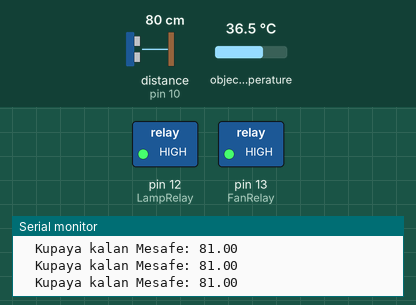
This sketch was run on a simulated Arduino Uno, built with avr-gcc and run on an emulated ATmega328P. Shown: switched loads named in the sketch (green lamp = pin HIGH), the last lines printed to the serial monitor. Inputs (shaded band) come from the test bench; at power-on: distance to the obstacle (sensor on pin 10) 80 cm, object temperature 36.5 °C. The echo pulse lasts 58.3 µs per cm.

Above: at 5.8 s.
5.9 s: distance to the obstacle (sensor on pin 10) set to 73 cm
8.9 s: distance to the obstacle (sensor on pin 10) set to 65 cm
At 10.5 s:
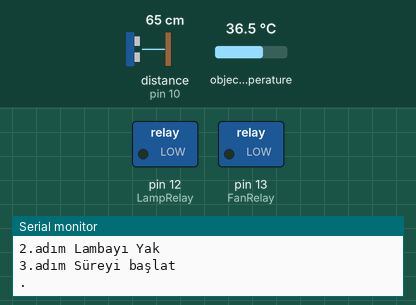
Timing chart, 0 to 12.0 s (numbered marks = the images above; inputs shaded):
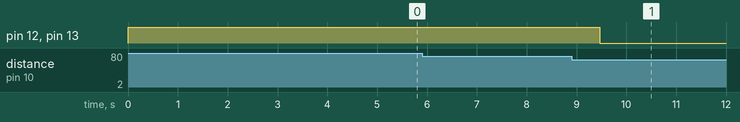

Measured:
- the behaviour switches between 70 and 69 cm on distance to the obstacle (sensor on pin 10) (found by bisection; images 0 and 1)
- after the input at 8.9 s, pin 12 (LampRelay), pin 13 (FanRelay): HIGH → LOW after 0.57 s

The sketch:

lamba.ino
```cpp
/*

  Cihazlar arası haberleşme için kullanılacak komut seti
  'CMD 1' start process
  'CMD 0' stop process
  'LMU 1' lower lamp
  'LMU 0' stop lowering lamp
  'LMD 1' raise lamp
  'LMD 0 stop rising lamp
  'DST XXX' minDistance set to/read XXX (0-999 mm)
  'TIM XXX' Lamp Working time set/remaining
  'HEA XXX' Ayarlanan Sıcaklık
  'ISI XXX' Ölçülen Sıcaklık
  'LRD1 Lamba ready
  'CRD1 Konsol ready
*/

#include "Arduino.h"
#include <SPI.h>
#include <Wire.h>
#include <VL53L0X.h>
#include <SoftwareSerial.h> // soft serial
#include "NewPing.h"
#include <Adafruit_MLX90614.h> //Isı sensörü
Adafruit_MLX90614 mlx = Adafruit_MLX90614();


// Hook up HC-SR04 with Trig to Arduino Pin 10, Echo to Arduino pin 13
// Maximum Distance is 400 cm

#define TRIGGER_PIN  9
#define ECHO_PIN     10
#define MAX_DISTANCE 400

NewPing sonar(TRIGGER_PIN, ECHO_PIN, MAX_DISTANCE);

#define rxPin 4           // RX soft serial
#define txPin 3           // TX soft serial
//A4 (SDA), A5 (SCL)
#define LampRelay 12        //Lamba rölesi
#define FanRelay 13        //Fan rölesi

//#define CE 9
//#define CSN 10
//#define MOSI 11
//#define MISO 12
//#define SCK 13

#define HEAT_SCL A5
#define HEAT_SDA A4

boolean Start; //0 Stop, 1 Start
int minDistance; //in mm
int TimeInterval; //Working time

int timerSayac;
boolean startTimer; //Geri sayım başlasın mı
boolean isWorking; //Çalışır durumda mı
String message;
boolean newData = false;

int heatSet;
int heatRead;
unsigned long bekleme = 0;
boolean isConsoleReady = false;

boolean buttonState = 0;
SoftwareSerial mySerial = SoftwareSerial (rxPin, txPin);

//////////// SETUP ////////// SETUP ////////// SETUP ////////// SETUP ////////// SETUP /////
void setup() {
  Serial.begin(115200);

  Serial.println("Lamba: Start setup");
  pinMode(LampRelay, OUTPUT);
  pinMode(FanRelay, OUTPUT);
  digitalWrite(LampRelay, HIGH);
  digitalWrite(FanRelay, HIGH);

  mlx.begin();  //Isı sensoru gy-906

  pinMode (rxPin, INPUT);
  pinMode (txPin, OUTPUT);
  mySerial.begin(9600);

  //default values
  isWorking = false;
  startTimer = false;
  Start = 0; //0 Stop, 1 Start
  minDistance = 70; //in cm
  TimeInterval = 240; //Working time 4min default
  timerSayac = TimeInterval;
  heatSet = 90; // Eğer bir değer gelmezse def. 90 olacak

  /* Saniyede 1 çalışacak kesme ayarlanıyor */
  cli();
  /* Ayarlamaların yapılabilmesi için öncelikle kesmeler durduruldu */

  /* Timer1 kesmesi saniyede bir çalışacak şekilde ayarlanacaktır (1 Hz)*/
  TCCR1A = 0;
  TCCR1B = 0;
  TCNT1  = 0;
  OCR1A = 15624;
  /* Bir saniye aralıklar için zaman sayıcısı ayarlandı */
  TCCR1B |= (1 << WGM12);
  /* Adımlar arasında geçen süre kristal hızının 1024'e bölümü olarak ayarlandı */
  TCCR1B |= (1 << CS12) | (1 << CS10);
  TIMSK1 |= (1 << OCIE1A);
  /* Timer1 kesmesi aktif hale getirildi */

  sei();
  /* Timer1 kesmesinin çalışabilmesi için tüm kesmeler aktif hale getirildi */

  Serial.println("Setup End");
}

/////////////////////////////////////////////////////////////////////////////
/* Arduino otomatik olarak her saniye aşağıdaki fonksiyonu çalıştıracaktır */
/* Time interrupt function                                                 */
/////////////////////////////////////////////////////////////////////////////
ISR(TIMER1_COMPA_vect) {

  if (isWorking && startTimer) {
    //Serial.print("timerSayac: "); Serial.println(timerSayac);
    if (timerSayac > 0) {
      timerSayac--;
      isiKontrol();
      Serial.print(".");

    } else {
      startTimer = false;
    }
  }
  //  Serial.print("isWorking: "); Serial.print(isWorking);
  //  Serial.print("millis: "); Serial.print(millis());
  //  Serial.print("bekleme++: "); Serial.println(bekleme + 18000);
  //  Serial.print("bekleme: "); Serial.println(bekleme);

  // 3 dk bekle. Bu süre içerisinde aşağıdaki kupanın gitmesi gerekiyor.
  // Yoksa yeni kupa sanıp tekrar başlıyor.
  if (bekleme > 0 && millis() >= bekleme + 180000) // 3  x 60 sn x 1000 ms
  {
    bekleme = 0;
    isWorking = false;
  }
}

////////////////// LOOP ////////// LOOP ////////// LOOP ////////// LOOP ////////// LOOP /////
void loop() {
  if (!isConsoleReady) {
    delay(5000);
    isConsoleReady = true;
  }
  // Konsoldan gelen bir komut/bilgi var mı kontrol et
  commWithSerial();

  if (!isWorking && bekleme == 0) { //Sistem çalışır durumda değil ve bekleme sürecinde değilse
    if (kupaVarMi()) {
      isWorking = true;
      Serial.println("Kupa geldi... Çalış");
    }
  }
  // çalışma komutu ya da kupa geldi ise isWorking true olmalı, o zaman program başlasın.
  if (isWorking) {
    runProgram();
  }
   heatRead = mlx.readObjectTempC();

  //  Serial.print("Sicaklik = "); Serial.print(mlx.readObjectTempC()); Serial.println("*C");
  //  Serial.print("Mesafe = "); Serial.println(sonar.ping_cm());
}

///////////// isiKontrol ////////////////// isiKontrol ////////////////// isiKontrol ////////
void isiKontrol() {
  String isi = "<ISI" + String(heatRead) + ">";
  mySerial.println(isi);
  //Serial.print("HeatSet : "); Serial.print(heatSet); Serial.print("\tHeatRead : "); Serial.println(heatRead);
  if (heatRead > heatSet + 2) {
    digitalWrite(LampRelay, HIGH);
    digitalWrite(FanRelay, HIGH);
  }
  if (heatRead < heatSet - 2) {
    digitalWrite(LampRelay, LOW);
    digitalWrite(FanRelay, LOW);
  }
}

//lamba yukarıda beklerken, Aşağı bir kupa gelip gelmediğini kontrol ederken kullanılıyor.
bool kupaVarMi() {
  int sayac = 0; // 5 kez dıgru bir sekilde okumasını saglamak icin
  int test = 0;  // max kaç kere test edecek
  float mesafe;

  // 5 kere denemeden geçme
  while (sayac < 5 && test < 20)
  {
    mesafe = readDistance();
    if (mesafe >= minDistance && mesafe < 160) {//160 cm yukarıda dururken altına birsey geldi. 60cmden yüksek olduğundan emin ol
      sayac++;
    } else {
      sayac = 0;
    }
    // Serial.print("Sayac: "); Serial.println(sayac);
    Serial.print("Bekleme Mesafe: "); Serial.println(mesafe);
    test++;
  }

  // yeterince doğru mesafe okundu ise aşağıda bir şey var
  if (sayac > 4) {
    return true;
  } else {
    return false;
  }
}


int readDistance() {
  float okunanMesafe;
  okunanMesafe = sonar.ping_cm();
  //Serial.print("Okunan mesafe: "); Serial.println(okunanMesafe);
  return okunanMesafe;
}

void commWithSerial() {
  String msg;
  //  Serial.println("Seri okuma başlangıç");
  if (mySerial.available() > 0)
  {
    message = mySerial.readString();
    Serial.print("Gelen Mesaj = "); Serial.println(message);
    if (message.startsWith("<DST")) {
      msg = message.substring(4, message.length() - 1);
      minDistance = msg.toInt();
      Serial.print("GM minDistance = "); Serial.println(minDistance);
    }
    if (message.startsWith("<HEA")) {

      msg = message.substring(4, message.length() - 1);
      heatSet = msg.toInt();
      Serial.print("GM heatSet = "); Serial.println(heatSet);
    }
    if (message.startsWith("<TIM")) {
      msg = message.substring(4, message.length() - 1);
      TimeInterval = msg.toInt();
      Serial.print("GM TimeInterval = "); Serial.println(TimeInterval);
    }

    if (message.startsWith("<CMD1>")) {
      Serial.println("Start tusuna basildi");
      isWorking = true;
    }
    if (message.startsWith("<CMD0>")) {
      Serial.println("Stop tusuna basildi");
      stopAndReset();
    }
    if (message.startsWith("<CRD1>")) {
      isConsoleReady = true;
      Serial.println("Konsol Hazır: ");
    }
  }
}

//wayToTruck, lamba aşağı inerken kullanılıyor. Kupaya olan mesafe limit değer olana kadar aşağı in
int wayToTruck() {
  int  sayac = 0;
  int test;
  float mesafe;


  while (sayac < 5 && isWorking)
  {
    mesafe = readDistance();
    if (mesafe > 5 && mesafe <= minDistance ) {//160 cm yukarıda dururken altına birsey geldi. 60cmden yüksek olduğundan emin ol
      sayac++;
    } else {
      sayac = 0;
    }
    //    Serial.print("minDistance: "); Serial.println(minDistance);
    //Serial.print("Sayac: "); Serial.print(sayac);
    Serial.print("\tKupaya kalan Mesafe: "); Serial.println(mesafe);
    if (mySerial.available() > 0)
    {
      commWithSerial();
    }
  }
  Serial.println("***********************************************************************************************");
  if (sayac > 4) {
    return mesafe;
  } else {
    return 0;
  }
}
//Karşıdan stop tuşu yada reset algılandığında herşeyi güvenli hale getir.
void stopAndReset() {
  isWorking = false;
  startTimer = false;
  timerSayac = TimeInterval;
  digitalWrite(LampRelay, HIGH);
  digitalWrite(FanRelay, HIGH);

  // Limit switch gelince duracak. Biz elleşmiyoz.

}

void runProgram() {
/*  Serial.print("startTimer"); Serial.println(startTimer);
 Serial.print("isWorking"); Serial.println(isWorking);
 Serial.print("bekleme"); Serial.println(bekleme);
  */
  if (isWorking && !startTimer && bekleme == 0) {

    // 1.adım İndirme işemini başlat
    //Serial.println("1.adım İndirme işemini başlat");
    // Lamba aşağı mesajını konsola yolla ki motoru çalıştırsın
    Serial.println("Lamba aşağı");
    mySerial.print("<LMD1>");
    delay(500);

    // Okunan Mesafe minDistance'dan küçük olduğu sürece bekle. Default 600mm

    if (wayToTruck() != 0) { //sayac 0 ise stop geldi
      // Lamba aşşağı bitti mesajını konsola yolla ki motoru durdursun
      Serial.println("Lift motoru durdur");
      mySerial.print("<LMD0>");
      delay(5);
      mySerial.print("<LMD0>");
      delay(5);
      mySerial.print("<LMD0>");
      delay(500);

      // 2.adım Lambayı Yak
      Serial.println("2.adım Lambayı Yak ");
      digitalWrite(LampRelay, LOW);
      digitalWrite(FanRelay, LOW);
      // 3.adım Süreyi başlat
      timerSayac = TimeInterval;
      Serial.println("3.adım Süreyi başlat ");
      startTimer = true;
    }
  }
  String mesaj;
  if (isWorking && startTimer && bekleme == 0) {
    /*
      Serial.print("Timersayac:"); Serial.print(timerSayac);
      Serial.print(" bekleme:"); Serial.print(bekleme);
      Serial.print( "startTimer:"); Serial.println(startTimer);
    */
    if (timerSayac == 0) {
      // 4.adım Süre bitti ise Lambayı kapat, Yukarı kaldır
      stopAndReset() ;

      //Lamba yukarı mesajını yolla ki motor çalıştırsın
      Serial.println("Lift Motor yukarı");
      mySerial.print("<LMU1>");
      delay(500);
      // Limit switch gelince duracak. Biz elleşmiyoz.

      bekleme = millis();
    }
  }
}
```
